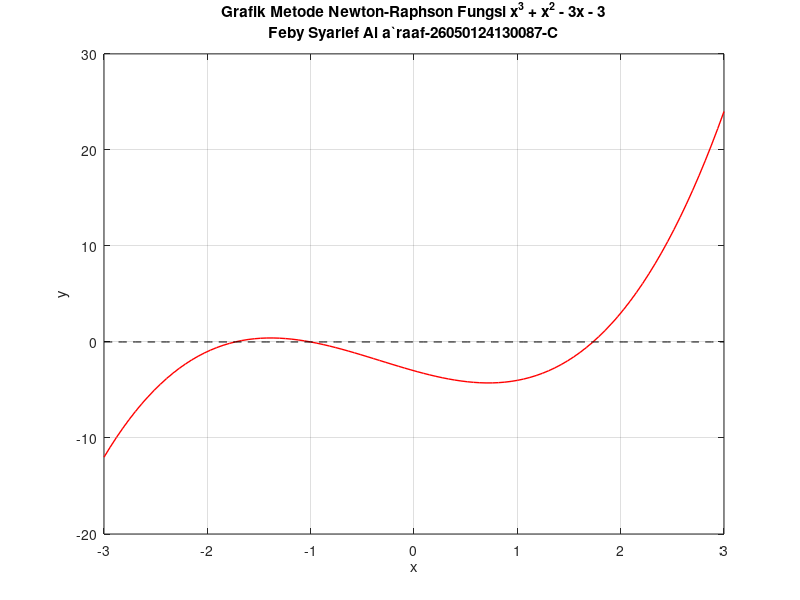

MATLAB code for this plot: (Note: this script raises an error after producing the figure.)
figure
x = linspace(-3,3,100);
fx = x.^3 + x.^2 - 3*x - 3;
plot(x,fx,'r','LineWidth', 1)
hold on
plot(x,zeros(size(x)),'k--')
grid on
xlabel('x')
ylabel('y')
title({'Grafik Metode Newton-Raphson Fungsi x^3 + x^2 - 3x - 3';'Feby Syarief Al a`raaf-26050124130087-C'})

iterasi = 0;

xn = 0; % Nilai awal
Ea_max = 10^(-4); % Batas toleransi
maks_iterasi = 100; % Batas iterasi maksimum

fprintf('\n%-10s %-12s %-12s %-12s %-12s\n', ...
    'Iterasi', 'Xn', 'f(Xn)', 'f''(Xn)', 'Error');
fprintf('%-10s %-12s %-12s %-12s %-12s\n', ...
    '---------', '----------', '----------', '----------', '----------');

while iterasi < maks_iterasi
    iterasi = iterasi + 1;
    
    % Hitung fungsi dan turunannya
    [fxn, fprime_xn] = newton_raphson(xn);
    
    % Rumus Newton-Raphson: Xn+1 = Xn - f(Xn)/f'(Xn)
    xn1 = xn - (fxn / fprime_xn);
    
    % Hitung fungsi di titik baru
    fxn1 = newton_fungsi(xn1);
    
    % Hitung error (selisih antara iterasi)
    if iterasi > 1
        error = abs(xn1 - xn);
    else
        error = NaN;
    end
    
    fprintf('%-10d %-12.6f %-12.6f %-12.6f %-12.6f\n', ...
        iterasi, xn, fxn, fprime_xn, error);

    % Cek kriteria konvergensi
    if iterasi > 1 && error <= Ea_max
        akar = xn1;
        fprintf('\nKonvergensi tercapai!\n');
        fprintf('Jumlah iterasi = %i \n', iterasi);
        fprintf('Nilai f(xn+1) = %.6f \n', fxn1);
        fprintf('Error = %.6f \n', error);
        fprintf('Akar persamaan = %.6f \n', akar);
        
        plot(akar, 0, 'bx', 'MarkerSize', 10, 'LineWidth', 2);
        legend('f(x)', 'y=0', 'Akar Persamaan', 'Location', 'best');
        return
    end
    
    % Cek jika f(Xn+1) = 0 (akar eksak)
    if fxn1 == 0
        akar = xn1;
        fprintf('\nAkar eksak ditemukan!\n');
        fprintf('Jumlah iterasi = %i \n', iterasi);
        fprintf('Nilai f(xn+1) = %.6f \n', fxn1);
        fprintf('Akar persamaan = %.6f \n', akar);
        
        plot(akar, 0, 'bx', 'MarkerSize', 10, 'LineWidth', 2);
        legend('f(x)', 'y=0', 'Akar Persamaan', 'Location', 'best');
        return
    end
    
    % Update untuk iterasi berikutnya
    xn = xn1;
end

if iterasi >= maks_iterasi
    fprintf('\nMaksimum iterasi tercapai tanpa konvergensi\n');
    fprintf('Nilai terakhir Xn+1 = %.6f dengan f(Xn+1) = %.6f\n', xn1, fxn1);
    
    plot(xn1, 0, 'bx', 'MarkerSize', 10, 'LineWidth', 2);
    legend('f(x)', 'y=0', 'Pendekatan Akhir', 'Location', 'best');
end

function [fx, fprime] = newton_raphson(x)
    % Fungsi: f(x) = x^3 + x^2 - 3x - 3
    fx = x^3 + x^2 - 3*x - 3;
    
    % Turunan: f'(x) = 3x^2 + 2x - 3
    fprime = 3*x^2 + 2*x - 3;
end

function fx = newton_fungsi(x)
    % Fungsi untuk evaluasi saja
    fx = x^3 + x^2 - 3*x - 3;
end
